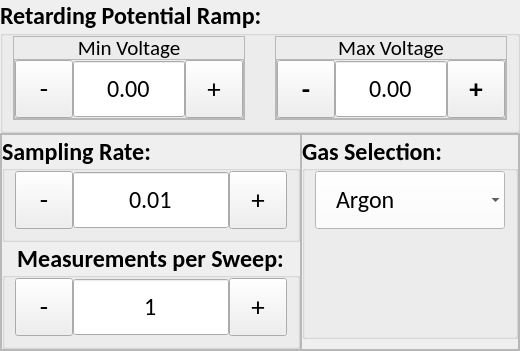
      <widget class="QWidget" name="single_lang_probe">
       <layout class="QVBoxLayout" name="verticalLayout_2">
        <property name="spacing">
         <number>0</number>
        </property>
        <property name="leftMargin">
         <number>0</number>
        </property>
        <property name="topMargin">
         <number>0</number>
        </property>
        <property name="rightMargin">
         <number>0</number>
        </property>
        <property name="bottomMargin">
         <number>0</number>
        </property>
        <item>
         <widget class="QGroupBox" name="slp_volt_ramp_adjustment_gb">
          <property name="minimumSize">
           <size>
            <width>0</width>
            <height>112</height>
           </size>
          </property>
          <property name="font">
           <font>
            <family>Calibri</family>
            <pointsize>18</pointsize>
            <weight>75</weight>
            <bold>true</bold>
           </font>
          </property>
          <property name="title">
           <string>Retarding Potential Ramp:</string>
          </property>
          <layout class="QHBoxLayout" name="horizontalLayout_7">
           <property name="spacing">
            <number>30</number>
           </property>
           <property name="leftMargin">
            <number>10</number>
           </property>
           <property name="topMargin">
            <number>0</number>
           </property>
           <property name="rightMargin">
            <number>10</number>
           </property>
           <property name="bottomMargin">
            <number>10</number>
           </property>
           <item alignment="Qt::AlignVCenter">
            <widget class="QFrame" name="slp_min_frame">
             <property name="maximumSize">
              <size>
               <width>1000</width>
               <height>1000</height>
              </size>
             </property>
             <property name="styleSheet">
              <string notr="true"/>
             </property>
             <property name="frameShape">
              <enum>QFrame::StyledPanel</enum>
             </property>
             <property name="frameShadow">
              <enum>QFrame::Raised</enum>
             </property>
             <layout class="QVBoxLayout" name="verticalLayout_5">
              <property name="spacing">
               <number>0</number>
              </property>
              <property name="leftMargin">
               <number>0</number>
              </property>
              <property name="topMargin">
               <number>0</number>
              </property>
              <property name="rightMargin">
               <number>0</number>
              </property>
              <property name="bottomMargin">
               <number>0</number>
              </property>
              <item>
               <widget class="QLabel" name="slp_min_label">
                <property name="minimumSize">
                 <size>
                  <width>40</width>
                  <height>22</height>
                 </size>
                </property>
                <property name="maximumSize">
                 <size>
                  <width>1000</width>
                  <height>22</height>
                 </size>
                </property>
                <property name="font">
                 <font>
                  <family>Calibri</family>
                  <pointsize>16</pointsize>
                  <weight>50</weight>
                  <bold>false</bold>
                 </font>
                </property>
                <property name="styleSheet">
                 <string notr="true"/>
                </property>
                <property name="text">
                 <string>Min Voltage</string>
                </property>
                <property name="alignment">
                 <set>Qt::AlignCenter</set>
                </property>
               </widget>
              </item>
              <item>
               <widget class="QFrame" name="frame">
                <property name="minimumSize">
                 <size>
                  <width>0</width>
                  <height>58</height>
                 </size>
                </property>
                <property name="frameShape">
                 <enum>QFrame::StyledPanel</enum>
                </property>
                <property name="frameShadow">
                 <enum>QFrame::Raised</enum>
                </property>
                <layout class="QHBoxLayout" name="horizontalLayout_5">
                 <property name="spacing">
                  <number>0</number>
                 </property>
                 <property name="leftMargin">
                  <number>0</number>
                 </property>
                 <property name="topMargin">
                  <number>0</number>
                 </property>
                 <property name="rightMargin">
                  <number>0</number>
                 </property>
                 <property name="bottomMargin">
                  <number>0</number>
                 </property>
                 <item>
                  <widget class="QToolButton" name="slp_volt_ramp_min_minus">
                   <property name="minimumSize">
                    <size>
                     <width>58</width>
                     <height>58</height>
                    </size>
                   </property>
                   <property name="maximumSize">
                    <size>
                     <width>58</width>
                     <height>58</height>
                    </size>
                   </property>
                   <property name="font">
                    <font>
                     <pointsize>20</pointsize>
                     <weight>50</weight>
                     <bold>false</bold>
                    </font>
                   </property>
                   <property name="styleSheet">
                    <string notr="true"/>
                   </property>
                   <property name="text">
                    <string>-</string>
                   </property>
                  </widget>
                 </item>
                 <item>
                  <widget class="QDoubleSpinBox" name="slp_volt_ramp_min_input">
                   <property name="minimumSize">
                    <size>
                     <width>0</width>
                     <height>58</height>
                    </size>
                   </property>
                   <property name="maximumSize">
                    <size>
                     <width>1000</width>
                     <height>58</height>
                    </size>
                   </property>
                   <property name="font">
                    <font>
                     <family>Calibri</family>
                     <pointsize>18</pointsize>
                     <weight>50</weight>
                     <bold>false</bold>
                    </font>
                   </property>
                   <property name="layoutDirection">
                    <enum>Qt::LeftToRight</enum>
                   </property>
                   <property name="styleSheet">
                    <string notr="true"/>
                   </property>
                   <property name="alignment">
                    <set>Qt::AlignCenter</set>
                   </property>
                   <property name="readOnly">
                    <bool>true</bool>
                   </property>
                   <property name="buttonSymbols">
                    <enum>QAbstractSpinBox::NoButtons</enum>
                   </property>
                   <property name="correctionMode">
                    <enum>QAbstractSpinBox::CorrectToPreviousValue</enum>
                   </property>
                   <property name="showGroupSeparator" stdset="0">
                    <bool>false</bool>
                   </property>
                   <property name="minimum">
                    <double>-10000.000000000000000</double>
                   </property>
                   <property name="maximum">
                    <double>10000.000000000000000</double>
                   </property>
                  </widget>
                 </item>
                 <item>
                  <widget class="QToolButton" name="slp_volt_ramp_min_plus">
                   <property name="minimumSize">
                    <size>
                     <width>58</width>
                     <height>58</height>
                    </size>
                   </property>
                   <property name="maximumSize">
                    <size>
                     <width>16777215</width>
                     <height>58</height>
                    </size>
                   </property>
                   <property name="font">
                    <font>
                     <pointsize>20</pointsize>
                     <weight>50</weight>
                     <bold>false</bold>
                    </font>
                   </property>
                   <property name="focusPolicy">
                    <enum>Qt::NoFocus</enum>
                   </property>
                   <property name="styleSheet">
                    <string notr="true"/>
                   </property>
                   <property name="text">
                    <string>+</string>
                   </property>
                  </widget>
                 </item>
                </layout>
               </widget>
              </item>
             </layout>
            </widget>
           </item>
           <item>
            <widget class="QFrame" name="slp_max_frame">
             <property name="minimumSize">
              <size>
               <width>0</width>
               <height>0</height>
              </size>
             </property>
             <property name="maximumSize">
              <size>
               <width>1000</width>
               <height>1000</height>
              </size>
             </property>
             <property name="frameShape">
              <enum>QFrame::StyledPanel</enum>
             </property>
             <property name="frameShadow">
              <enum>QFrame::Raised</enum>
             </property>
             <layout class="QVBoxLayout" name="verticalLayout_6">
              <property name="spacing">
               <number>0</number>
              </property>
              <property name="leftMargin">
               <number>0</number>
              </property>
              <property name="topMargin">
               <number>0</number>
              </property>
              <property name="rightMargin">
               <number>0</number>
              </property>
              <property name="bottomMargin">
               <number>0</number>
              </property>
              <item>
               <widget class="QLabel" name="slp_max_label">
                <property name="minimumSize">
                 <size>
                  <width>42</width>
                  <height>22</height>
                 </size>
                </property>
                <property name="maximumSize">
                 <size>
                  <width>1000</width>
                  <height>22</height>
                 </size>
                </property>
                <property name="font">
                 <font>
                  <family>Calibri</family>
                  <pointsize>16</pointsize>
                  <weight>50</weight>
                  <bold>false</bold>
                 </font>
                </property>
                <property name="text">
                 <string>Max Voltage</string>
                </property>
                <property name="alignment">
                 <set>Qt::AlignCenter</set>
                </property>
               </widget>
              </item>
              <item>
               <widget class="QFrame" name="frame_2">
                <property name="frameShape">
                 <enum>QFrame::StyledPanel</enum>
                </property>
                <property name="frameShadow">
                 <enum>QFrame::Raised</enum>
                </property>
                <layout class="QHBoxLayout" name="horizontalLayout_6">
                 <property name="spacing">
                  <number>0</number>
                 </property>
                 <property name="leftMargin">
                  <number>0</number>
                 </property>
                 <property name="topMargin">
                  <number>0</number>
                 </property>
                 <property name="rightMargin">
                  <number>0</number>
                 </property>
                 <property name="bottomMargin">
                  <number>0</number>
                 </property>
                 <item>
                  <widget class="QToolButton" name="slp_volt_ramp_max_minus">
                   <property name="minimumSize">
                    <size>
                     <width>58</width>
                     <height>58</height>
                    </size>
                   </property>
                   <property name="maximumSize">
                    <size>
                     <width>58</width>
                     <height>58</height>
                    </size>
                   </property>
                   <property name="font">
                    <font>
                     <pointsize>20</pointsize>
                     <weight>75</weight>
                     <bold>true</bold>
                    </font>
                   </property>
                   <property name="text">
                    <string>-</string>
                   </property>
                  </widget>
                 </item>
                 <item>
                  <widget class="QDoubleSpinBox" name="slp_volt_rampt_max_input">
                   <property name="minimumSize">
                    <size>
                     <width>0</width>
                     <height>58</height>
                    </size>
                   </property>
                   <property name="maximumSize">
                    <size>
                     <width>1000</width>
                     <height>58</height>
                    </size>
                   </property>
                   <property name="font">
                    <font>
                     <family>Calibri</family>
                     <pointsize>18</pointsize>
                     <weight>50</weight>
                     <bold>false</bold>
                    </font>
                   </property>
                   <property name="layoutDirection">
                    <enum>Qt::LeftToRight</enum>
                   </property>
                   <property name="styleSheet">
                    <string notr="true"/>
                   </property>
                   <property name="alignment">
                    <set>Qt::AlignCenter</set>
                   </property>
                   <property name="readOnly">
                    <bool>true</bool>
                   </property>
                   <property name="buttonSymbols">
                    <enum>QAbstractSpinBox::NoButtons</enum>
                   </property>
                   <property name="correctionMode">
                    <enum>QAbstractSpinBox::CorrectToPreviousValue</enum>
                   </property>
                   <property name="showGroupSeparator" stdset="0">
                    <bool>false</bool>
                   </property>
                   <property name="minimum">
                    <double>-10000.000000000000000</double>
                   </property>
                   <property name="maximum">
                    <double>10000.000000000000000</double>
                   </property>
                  </widget>
                 </item>
                 <item>
                  <widget class="QToolButton" name="slp_volt_ramp_max_plus">
                   <property name="minimumSize">
                    <size>
                     <width>58</width>
                     <height>58</height>
                    </size>
                   </property>
                   <property name="maximumSize">
                    <size>
                     <width>16777215</width>
                     <height>58</height>
                    </size>
                   </property>
                   <property name="font">
                    <font>
                     <pointsize>20</pointsize>
                     <weight>75</weight>
                     <bold>true</bold>
                    </font>
                   </property>
                   <property name="focusPolicy">
                    <enum>Qt::NoFocus</enum>
                   </property>
                   <property name="text">
                    <string>+</string>
                   </property>
                  </widget>
                 </item>
                </layout>
               </widget>
              </item>
             </layout>
            </widget>
           </item>
          </layout>
         </widget>
        </item>
        <item>
         <widget class="QFrame" name="frame_5">
          <property name="frameShape">
           <enum>QFrame::StyledPanel</enum>
          </property>
          <property name="frameShadow">
           <enum>QFrame::Raised</enum>
          </property>
          <layout class="QHBoxLayout" name="horizontalLayout_13">
           <property name="spacing">
            <number>0</number>
           </property>
           <property name="leftMargin">
            <number>0</number>
           </property>
           <property name="topMargin">
            <number>0</number>
           </property>
           <property name="rightMargin">
            <number>0</number>
           </property>
           <property name="bottomMargin">
            <number>0</number>
           </property>
           <item>
            <widget class="QFrame" name="frame_7">
             <property name="frameShape">
              <enum>QFrame::StyledPanel</enum>
             </property>
             <property name="frameShadow">
              <enum>QFrame::Raised</enum>
             </property>
             <layout class="QVBoxLayout" name="verticalLayout_9">
              <property name="spacing">
               <number>0</number>
              </property>
              <property name="leftMargin">
               <number>0</number>
              </property>
              <property name="topMargin">
               <number>0</number>
              </property>
              <property name="rightMargin">
               <number>0</number>
              </property>
              <property name="bottomMargin">
               <number>0</number>
              </property>
              <item>
               <widget class="QGroupBox" name="slp_sampling_rate_gb">
                <property name="font">
                 <font>
                  <family>Calibri</family>
                  <pointsize>18</pointsize>
                  <weight>75</weight>
                  <bold>true</bold>
                 </font>
                </property>
                <property name="styleSheet">
                 <string notr="true"/>
                </property>
                <property name="title">
                 <string>Sampling Rate:</string>
                </property>
                <property name="alignment">
                 <set>Qt::AlignLeading|Qt::AlignLeft|Qt::AlignVCenter</set>
                </property>
                <layout class="QHBoxLayout" name="horizontalLayout_3">
                 <property name="spacing">
                  <number>0</number>
                 </property>
                 <property name="leftMargin">
                  <number>10</number>
                 </property>
                 <property name="topMargin">
                  <number>0</number>
                 </property>
                 <property name="rightMargin">
                  <number>10</number>
                 </property>
                 <property name="bottomMargin">
                  <number>10</number>
                 </property>
                 <item>
                  <widget class="QToolButton" name="slp_sampling_rate_minus">
                   <property name="minimumSize">
                    <size>
                     <width>58</width>
                     <height>58</height>
                    </size>
                   </property>
                   <property name="maximumSize">
                    <size>
                     <width>58</width>
                     <height>58</height>
                    </size>
                   </property>
                   <property name="font">
                    <font>
                     <pointsize>20</pointsize>
                     <weight>50</weight>
                     <bold>false</bold>
                    </font>
                   </property>
                   <property name="text">
                    <string>-</string>
                   </property>
                  </widget>
                 </item>
                 <item>
                  <widget class="QDoubleSpinBox" name="slp_sampling_rate_input">
                   <property name="minimumSize">
                    <size>
                     <width>0</width>
                     <height>58</height>
                    </size>
                   </property>
                   <property name="maximumSize">
                    <size>
                     <width>1000</width>
                     <height>58</height>
                    </size>
                   </property>
                   <property name="font">
                    <font>
                     <family>Calibri</family>
                     <pointsize>18</pointsize>
                     <weight>50</weight>
                     <bold>false</bold>
                    </font>
                   </property>
                   <property name="focusPolicy">
                    <enum>Qt::NoFocus</enum>
                   </property>
                   <property name="layoutDirection">
                    <enum>Qt::LeftToRight</enum>
                   </property>
                   <property name="styleSheet">
                    <string notr="true"/>
                   </property>
                   <property name="alignment">
                    <set>Qt::AlignCenter</set>
                   </property>
                   <property name="readOnly">
                    <bool>true</bool>
                   </property>
                   <property name="buttonSymbols">
                    <enum>QAbstractSpinBox::NoButtons</enum>
                   </property>
                   <property name="correctionMode">
                    <enum>QAbstractSpinBox::CorrectToPreviousValue</enum>
                   </property>
                   <property name="showGroupSeparator" stdset="0">
                    <bool>false</bool>
                   </property>
                   <property name="decimals">
                    <number>2</number>
                   </property>
                   <property name="minimum">
                    <double>0.010000000000000</double>
                   </property>
                   <property name="maximum">
                    <double>10000.000000000000000</double>
                   </property>
                   <property name="value">
                    <double>0.010000000000000</double>
                   </property>
                  </widget>
                 </item>
                 <item>
                  <widget class="QToolButton" name="slp_sampling_rate_plus">
                   <property name="minimumSize">
                    <size>
                     <width>58</width>
                     <height>58</height>
                    </size>
                   </property>
                   <property name="maximumSize">
                    <size>
                     <width>16777215</width>
                     <height>58</height>
                    </size>
                   </property>
                   <property name="font">
                    <font>
                     <pointsize>20</pointsize>
                     <weight>50</weight>
                     <bold>false</bold>
                    </font>
                   </property>
                   <property name="focusPolicy">
                    <enum>Qt::NoFocus</enum>
                   </property>
                   <property name="text">
                    <string>+</string>
                   </property>
                  </widget>
                 </item>
                </layout>
               </widget>
              </item>
              <item>
               <widget class="QGroupBox" name="slp_num_measurements_gb">
                <property name="font">
                 <font>
                  <family>Calibri</family>
                  <pointsize>18</pointsize>
                  <weight>75</weight>
                  <bold>true</bold>
                 </font>
                </property>
                <property name="title">
                 <string>Measurements per Sweep:</string>
                </property>
                <property name="alignment">
                 <set>Qt::AlignCenter</set>
                </property>
                <layout class="QHBoxLayout" name="horizontalLayout_4">
                 <property name="spacing">
                  <number>0</number>
                 </property>
                 <property name="leftMargin">
                  <number>10</number>
                 </property>
                 <property name="topMargin">
                  <number>0</number>
                 </property>
                 <property name="rightMargin">
                  <number>10</number>
                 </property>
                 <property name="bottomMargin">
                  <number>10</number>
                 </property>
                 <item>
                  <widget class="QToolButton" name="slp_num_measurements_minus">
                   <property name="minimumSize">
                    <size>
                     <width>58</width>
                     <height>58</height>
                    </size>
                   </property>
                   <property name="maximumSize">
                    <size>
                     <width>58</width>
                     <height>58</height>
                    </size>
                   </property>
                   <property name="font">
                    <font>
                     <pointsize>20</pointsize>
                     <weight>50</weight>
                     <bold>false</bold>
                    </font>
                   </property>
                   <property name="text">
                    <string>-</string>
                   </property>
                  </widget>
                 </item>
                 <item>
                  <widget class="QDoubleSpinBox" name="slp_num_measurements_input">
                   <property name="minimumSize">
                    <size>
                     <width>0</width>
                     <height>58</height>
                    </size>
                   </property>
                   <property name="maximumSize">
                    <size>
                     <width>1000</width>
                     <height>58</height>
                    </size>
                   </property>
                   <property name="font">
                    <font>
                     <family>Calibri</family>
                     <pointsize>18</pointsize>
                     <weight>50</weight>
                     <bold>false</bold>
                    </font>
                   </property>
                   <property name="styleSheet">
                    <string notr="true"/>
                   </property>
                   <property name="alignment">
                    <set>Qt::AlignCenter</set>
                   </property>
                   <property name="readOnly">
                    <bool>true</bool>
                   </property>
                   <property name="buttonSymbols">
                    <enum>QAbstractSpinBox::NoButtons</enum>
                   </property>
                   <property name="correctionMode">
                    <enum>QAbstractSpinBox::CorrectToPreviousValue</enum>
                   </property>
                   <property name="showGroupSeparator" stdset="0">
                    <bool>false</bool>
                   </property>
                   <property name="decimals">
                    <number>0</number>
                   </property>
                   <property name="minimum">
                    <double>1.000000000000000</double>
                   </property>
                   <property name="maximum">
                    <double>10000.000000000000000</double>
                   </property>
                  </widget>
                 </item>
                 <item>
                  <widget class="QToolButton" name="slp_num_measurements_plus">
                   <property name="minimumSize">
                    <size>
                     <width>58</width>
                     <height>58</height>
                    </size>
                   </property>
                   <property name="maximumSize">
                    <size>
                     <width>16777215</width>
                     <height>58</height>
                    </size>
                   </property>
                   <property name="font">
                    <font>
                     <pointsize>20</pointsize>
                     <weight>50</weight>
                     <bold>false</bold>
                    </font>
                   </property>
                   <property name="focusPolicy">
                    <enum>Qt::NoFocus</enum>
                   </property>
                   <property name="text">
                    <string>+</string>
                   </property>
                  </widget>
                 </item>
                </layout>
               </widget>
              </item>
             </layout>
            </widget>
           </item>
           <item>
            <widget class="QFrame" name="frame_6">
             <property name="frameShape">
              <enum>QFrame::StyledPanel</enum>
             </property>
             <property name="frameShadow">
              <enum>QFrame::Raised</enum>
             </property>
             <layout class="QHBoxLayout" name="horizontalLayout_15">
              <property name="spacing">
               <number>0</number>
              </property>
              <property name="leftMargin">
               <number>0</number>
              </property>
              <property name="topMargin">
               <number>0</number>
              </property>
              <property name="rightMargin">
               <number>0</number>
              </property>
              <property name="bottomMargin">
               <number>10</number>
              </property>
              <item>
               <widget class="QGroupBox" name="slp_gas_select_gb">
                <property name="font">
                 <font>
                  <family>Calibri</family>
                  <pointsize>18</pointsize>
                  <weight>75</weight>
                  <bold>true</bold>
                 </font>
                </property>
                <property name="styleSheet">
                 <string notr="true"/>
                </property>
                <property name="title">
                 <string>Gas Selection:</string>
                </property>
                <property name="alignment">
                 <set>Qt::AlignLeading|Qt::AlignLeft|Qt::AlignVCenter</set>
                </property>
                <layout class="QVBoxLayout" name="verticalLayout_10">
                 <property name="spacing">
                  <number>0</number>
                 </property>
                 <property name="leftMargin">
                  <number>10</number>
                 </property>
                 <property name="topMargin">
                  <number>0</number>
                 </property>
                 <property name="rightMargin">
                  <number>10</number>
                 </property>
                 <property name="bottomMargin">
                  <number>0</number>
                 </property>
                 <item alignment="Qt::AlignTop">
                  <widget class="QComboBox" name="slp_gas_select_cb">
                   <property name="minimumSize">
                    <size>
                     <width>0</width>
                     <height>58</height>
                    </size>
                   </property>
                   <property name="maximumSize">
                    <size>
                     <width>1000</width>
                     <height>58</height>
                    </size>
                   </property>
                   <property name="font">
                    <font>
                     <family>Calibri</family>
                     <pointsize>18</pointsize>
                     <weight>50</weight>
                     <bold>false</bold>
                    </font>
                   </property>
                   <property name="cursor">
                    <cursorShape>PointingHandCursor</cursorShape>
                   </property>
                   <property name="styleSheet">
                    <string notr="true">QComboBox {
	background-color: #FFFFFF;
	padding-left: 20px;
	text-align: left;
}

QComboBox:focus {
    outline: none; 
    border: 1px solid gray;
}

QComboBox QAbstractItemView {
    selection-background-color: white;
    selection-color: black; 
}
</string>
                   </property>
                   <property name="frame">
                    <bool>false</bool>
                   </property>
                   <item>
                    <property name="text">
                     <string>Argon</string>
                    </property>
                   </item>
                   <item>
                    <property name="text">
                     <string>Helium</string>
                    </property>
                   </item>
                   <item>
                    <property name="text">
                     <string>Nitrogen</string>
                    </property>
                   </item>
                   <item>
                    <property name="text">
                     <string>CO2</string>
                    </property>
                   </item>
                   <item>
                    <property name="text">
                     <string>Oxygen</string>
                    </property>
                   </item>
                   <item>
                    <property name="text">
                     <string>Hydrogen</string>
                    </property>
                   </item>
                  </widget>
                 </item>
                </layout>
               </widget>
              </item>
             </layout>
            </widget>
           </item>
          </layout>
         </widget>
        </item>
       </layout>
      </widget>
